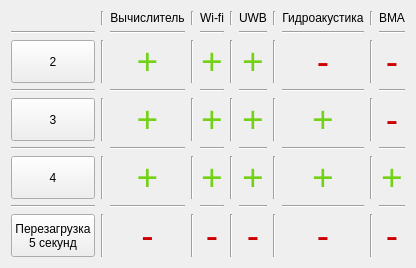
              <widget class="QWidget" name="tab_powerMode">
               <attribute name="title">
                <string>Page</string>
               </attribute>
               <layout class="QGridLayout" name="gridLayout_5">
                <item row="1" column="0">
                 <layout class="QGridLayout" name="gridLayout_4">
                  <item row="8" column="0">
                   <widget class="QPushButton" name="pushButton_powerMode_5">
                    <property name="sizePolicy">
                     <sizepolicy hsizetype="Preferred" vsizetype="Preferred">
                      <horstretch>0</horstretch>
                      <verstretch>0</verstretch>
                     </sizepolicy>
                    </property>
                    <property name="text">
                     <string>Перезагрузка
5 секунд</string>
                    </property>
                   </widget>
                  </item>
                  <item row="4" column="6">
                   <widget class="QLabel" name="label_29">
                    <property name="text">
                     <string>&lt;html&gt;&lt;head/&gt;&lt;body&gt;&lt;p align=&quot;center&quot;&gt;&lt;span style=&quot; font-size:28pt; color:#73d216;&quot;&gt;+&lt;/span&gt;&lt;/p&gt;&lt;/body&gt;&lt;/html&gt;</string>
                    </property>
                    <property name="alignment">
                     <set>Qt::AlignCenter</set>
                    </property>
                    <property name="wordWrap">
                     <bool>false</bool>
                    </property>
                   </widget>
                  </item>
                  <item row="6" column="3">
                   <widget class="Line" name="line_69">
                    <property name="orientation">
                     <enum>Qt::Vertical</enum>
                    </property>
                   </widget>
                  </item>
                  <item row="6" column="2">
                   <widget class="QLabel" name="label_30">
                    <property name="text">
                     <string>&lt;html&gt;&lt;head/&gt;&lt;body&gt;&lt;p align=&quot;center&quot;&gt;&lt;span style=&quot; font-size:28pt; color:#73d216;&quot;&gt;+&lt;/span&gt;&lt;/p&gt;&lt;/body&gt;&lt;/html&gt;</string>
                    </property>
                    <property name="alignment">
                     <set>Qt::AlignCenter</set>
                    </property>
                    <property name="wordWrap">
                     <bool>false</bool>
                    </property>
                   </widget>
                  </item>
                  <item row="2" column="2">
                   <widget class="QLabel" name="label_24">
                    <property name="text">
                     <string>&lt;html&gt;&lt;head/&gt;&lt;body&gt;&lt;p align=&quot;center&quot;&gt;&lt;span style=&quot; font-size:28pt; color:#73d216;&quot;&gt;+&lt;/span&gt;&lt;/p&gt;&lt;/body&gt;&lt;/html&gt;</string>
                    </property>
                    <property name="alignment">
                     <set>Qt::AlignCenter</set>
                    </property>
                    <property name="wordWrap">
                     <bool>false</bool>
                    </property>
                   </widget>
                  </item>
                  <item row="2" column="1">
                   <widget class="Line" name="line_64">
                    <property name="orientation">
                     <enum>Qt::Vertical</enum>
                    </property>
                   </widget>
                  </item>
                  <item row="6" column="9">
                   <widget class="Line" name="line_86">
                    <property name="orientation">
                     <enum>Qt::Vertical</enum>
                    </property>
                   </widget>
                  </item>
                  <item row="5" column="2">
                   <widget class="Line" name="line_35">
                    <property name="orientation">
                     <enum>Qt::Horizontal</enum>
                    </property>
                   </widget>
                  </item>
                  <item row="1" column="6">
                   <widget class="Line" name="line_25">
                    <property name="orientation">
                     <enum>Qt::Horizontal</enum>
                    </property>
                   </widget>
                  </item>
                  <item row="2" column="9">
                   <widget class="Line" name="line_84">
                    <property name="orientation">
                     <enum>Qt::Vertical</enum>
                    </property>
                   </widget>
                  </item>
                  <item row="4" column="4">
                   <widget class="QLabel" name="label_28">
                    <property name="text">
                     <string>&lt;html&gt;&lt;head/&gt;&lt;body&gt;&lt;p align=&quot;center&quot;&gt;&lt;span style=&quot; font-size:28pt; color:#73d216;&quot;&gt;+&lt;/span&gt;&lt;/p&gt;&lt;/body&gt;&lt;/html&gt;</string>
                    </property>
                    <property name="alignment">
                     <set>Qt::AlignCenter</set>
                    </property>
                    <property name="wordWrap">
                     <bool>false</bool>
                    </property>
                   </widget>
                  </item>
                  <item row="8" column="9">
                   <widget class="Line" name="line_87">
                    <property name="orientation">
                     <enum>Qt::Vertical</enum>
                    </property>
                   </widget>
                  </item>
                  <item row="5" column="8">
                   <widget class="Line" name="line_38">
                    <property name="orientation">
                     <enum>Qt::Horizontal</enum>
                    </property>
                   </widget>
                  </item>
                  <item row="6" column="10">
                   <widget class="QLabel" name="label_34">
                    <property name="text">
                     <string>&lt;html&gt;&lt;head/&gt;&lt;body&gt;&lt;p align=&quot;center&quot;&gt;&lt;span style=&quot; font-size:28pt; color:#73d216;&quot;&gt;+&lt;/span&gt;&lt;/p&gt;&lt;/body&gt;&lt;/html&gt;</string>
                    </property>
                    <property name="alignment">
                     <set>Qt::AlignCenter</set>
                    </property>
                    <property name="wordWrap">
                     <bool>false</bool>
                    </property>
                   </widget>
                  </item>
                  <item row="6" column="5">
                   <widget class="Line" name="line_76">
                    <property name="orientation">
                     <enum>Qt::Vertical</enum>
                    </property>
                   </widget>
                  </item>
                  <item row="2" column="5">
                   <widget class="Line" name="line_74">
                    <property name="orientation">
                     <enum>Qt::Vertical</enum>
                    </property>
                   </widget>
                  </item>
                  <item row="7" column="8">
                   <widget class="Line" name="line_61">
                    <property name="orientation">
                     <enum>Qt::Horizontal</enum>
                    </property>
                   </widget>
                  </item>
                  <item row="7" column="10">
                   <widget class="Line" name="line_62">
                    <property name="orientation">
                     <enum>Qt::Horizontal</enum>
                    </property>
                   </widget>
                  </item>
                  <item row="1" column="0">
                   <widget class="Line" name="line_6">
                    <property name="orientation">
                     <enum>Qt::Horizontal</enum>
                    </property>
                   </widget>
                  </item>
                  <item row="0" column="9">
                   <widget class="Line" name="line_83">
                    <property name="orientation">
                     <enum>Qt::Vertical</enum>
                    </property>
                   </widget>
                  </item>
                  <item row="4" column="2">
                   <widget class="QLabel" name="label_27">
                    <property name="text">
                     <string>&lt;html&gt;&lt;head/&gt;&lt;body&gt;&lt;p align=&quot;center&quot;&gt;&lt;span style=&quot; font-size:28pt; color:#73d216;&quot;&gt;+&lt;/span&gt;&lt;/p&gt;&lt;/body&gt;&lt;/html&gt;</string>
                    </property>
                    <property name="alignment">
                     <set>Qt::AlignCenter</set>
                    </property>
                    <property name="wordWrap">
                     <bool>false</bool>
                    </property>
                   </widget>
                  </item>
                  <item row="2" column="0">
                   <widget class="QPushButton" name="pushButton_powerMode_2">
                    <property name="sizePolicy">
                     <sizepolicy hsizetype="Preferred" vsizetype="Preferred">
                      <horstretch>0</horstretch>
                      <verstretch>0</verstretch>
                     </sizepolicy>
                    </property>
                    <property name="text">
                     <string>2</string>
                    </property>
                   </widget>
                  </item>
                  <item row="5" column="10">
                   <widget class="Line" name="line_56">
                    <property name="orientation">
                     <enum>Qt::Horizontal</enum>
                    </property>
                   </widget>
                  </item>
                  <item row="5" column="4">
                   <widget class="Line" name="line_36">
                    <property name="orientation">
                     <enum>Qt::Horizontal</enum>
                    </property>
                   </widget>
                  </item>
                  <item row="6" column="0">
                   <widget class="QPushButton" name="pushButton_powerMode_4">
                    <property name="sizePolicy">
                     <sizepolicy hsizetype="Preferred" vsizetype="Preferred">
                      <horstretch>0</horstretch>
                      <verstretch>0</verstretch>
                     </sizepolicy>
                    </property>
                    <property name="text">
                     <string>4</string>
                    </property>
                   </widget>
                  </item>
                  <item row="8" column="2">
                   <widget class="QLabel" name="label_49">
                    <property name="text">
                     <string>&lt;html&gt;&lt;head/&gt;&lt;body&gt;&lt;p align=&quot;center&quot;&gt;&lt;span style=&quot; font-size:28pt; color:#cc0000;&quot;&gt;-&lt;/span&gt;&lt;/p&gt;&lt;/body&gt;&lt;/html&gt;</string>
                    </property>
                    <property name="alignment">
                     <set>Qt::AlignCenter</set>
                    </property>
                    <property name="wordWrap">
                     <bool>false</bool>
                    </property>
                   </widget>
                  </item>
                  <item row="4" column="1">
                   <widget class="Line" name="line_65">
                    <property name="orientation">
                     <enum>Qt::Vertical</enum>
                    </property>
                   </widget>
                  </item>
                  <item row="8" column="1">
                   <widget class="Line" name="line_67">
                    <property name="orientation">
                     <enum>Qt::Vertical</enum>
                    </property>
                   </widget>
                  </item>
                  <item row="5" column="0">
                   <widget class="Line" name="line_34">
                    <property name="orientation">
                     <enum>Qt::Horizontal</enum>
                    </property>
                   </widget>
                  </item>
                  <item row="7" column="4">
                   <widget class="Line" name="line_59">
                    <property name="orientation">
                     <enum>Qt::Horizontal</enum>
                    </property>
                   </widget>
                  </item>
                  <item row="7" column="2">
                   <widget class="Line" name="line_58">
                    <property name="orientation">
                     <enum>Qt::Horizontal</enum>
                    </property>
                   </widget>
                  </item>
                  <item row="7" column="0">
                   <widget class="Line" name="line_57">
                    <property name="orientation">
                     <enum>Qt::Horizontal</enum>
                    </property>
                   </widget>
                  </item>
                  <item row="4" column="5">
                   <widget class="Line" name="line_75">
                    <property name="orientation">
                     <enum>Qt::Vertical</enum>
                    </property>
                   </widget>
                  </item>
                  <item row="8" column="7">
                   <widget class="Line" name="line_78">
                    <property name="orientation">
                     <enum>Qt::Vertical</enum>
                    </property>
                   </widget>
                  </item>
                  <item row="1" column="8">
                   <widget class="Line" name="line_26">
                    <property name="orientation">
                     <enum>Qt::Horizontal</enum>
                    </property>
                   </widget>
                  </item>
                  <item row="0" column="7">
                   <widget class="Line" name="line_82">
                    <property name="orientation">
                     <enum>Qt::Vertical</enum>
                    </property>
                   </widget>
                  </item>
                  <item row="1" column="2">
                   <widget class="Line" name="line_23">
                    <property name="orientation">
                     <enum>Qt::Horizontal</enum>
                    </property>
                   </widget>
                  </item>
                  <item row="1" column="4">
                   <widget class="Line" name="line_24">
                    <property name="orientation">
                     <enum>Qt::Horizontal</enum>
                    </property>
                   </widget>
                  </item>
                  <item row="4" column="10">
                   <widget class="QLabel" name="label_44">
                    <property name="text">
                     <string>&lt;html&gt;&lt;head/&gt;&lt;body&gt;&lt;p align=&quot;center&quot;&gt;&lt;span style=&quot; font-size:28pt; color:#cc0000;&quot;&gt;-&lt;/span&gt;&lt;/p&gt;&lt;/body&gt;&lt;/html&gt;</string>
                    </property>
                    <property name="alignment">
                     <set>Qt::AlignCenter</set>
                    </property>
                    <property name="wordWrap">
                     <bool>false</bool>
                    </property>
                   </widget>
                  </item>
                  <item row="4" column="3">
                   <widget class="Line" name="line_70">
                    <property name="orientation">
                     <enum>Qt::Vertical</enum>
                    </property>
                   </widget>
                  </item>
                  <item row="7" column="6">
                   <widget class="Line" name="line_60">
                    <property name="orientation">
                     <enum>Qt::Horizontal</enum>
                    </property>
                   </widget>
                  </item>
                  <item row="3" column="8">
                   <widget class="Line" name="line_32">
                    <property name="orientation">
                     <enum>Qt::Horizontal</enum>
                    </property>
                   </widget>
                  </item>
                  <item row="6" column="8">
                   <widget class="QLabel" name="label_33">
                    <property name="text">
                     <string>&lt;html&gt;&lt;head/&gt;&lt;body&gt;&lt;p align=&quot;center&quot;&gt;&lt;span style=&quot; font-size:28pt; color:#73d216;&quot;&gt;+&lt;/span&gt;&lt;/p&gt;&lt;/body&gt;&lt;/html&gt;</string>
                    </property>
                    <property name="alignment">
                     <set>Qt::AlignCenter</set>
                    </property>
                    <property name="wordWrap">
                     <bool>false</bool>
                    </property>
                   </widget>
                  </item>
                  <item row="0" column="2">
                   <widget class="QLabel" name="label_23">
                    <property name="text">
                     <string>Вычислитель</string>
                    </property>
                    <property name="alignment">
                     <set>Qt::AlignCenter</set>
                    </property>
                   </widget>
                  </item>
                  <item row="0" column="10">
                   <widget class="QLabel" name="label_22">
                    <property name="text">
                     <string>ВМА</string>
                    </property>
                    <property name="alignment">
                     <set>Qt::AlignCenter</set>
                    </property>
                   </widget>
                  </item>
                  <item row="4" column="7">
                   <widget class="Line" name="line_80">
                    <property name="orientation">
                     <enum>Qt::Vertical</enum>
                    </property>
                   </widget>
                  </item>
                  <item row="3" column="2">
                   <widget class="Line" name="line_29">
                    <property name="orientation">
                     <enum>Qt::Horizontal</enum>
                    </property>
                   </widget>
                  </item>
                  <item row="4" column="9">
                   <widget class="Line" name="line_85">
                    <property name="orientation">
                     <enum>Qt::Vertical</enum>
                    </property>
                   </widget>
                  </item>
                  <item row="2" column="7">
                   <widget class="Line" name="line_81">
                    <property name="orientation">
                     <enum>Qt::Vertical</enum>
                    </property>
                   </widget>
                  </item>
                  <item row="2" column="4">
                   <widget class="QLabel" name="label_25">
                    <property name="text">
                     <string>&lt;html&gt;&lt;head/&gt;&lt;body&gt;&lt;p align=&quot;center&quot;&gt;&lt;span style=&quot; font-size:28pt; color:#73d216;&quot;&gt;+&lt;/span&gt;&lt;/p&gt;&lt;/body&gt;&lt;/html&gt;</string>
                    </property>
                    <property name="alignment">
                     <set>Qt::AlignCenter</set>
                    </property>
                    <property name="wordWrap">
                     <bool>false</bool>
                    </property>
                   </widget>
                  </item>
                  <item row="8" column="5">
                   <widget class="Line" name="line_77">
                    <property name="orientation">
                     <enum>Qt::Vertical</enum>
                    </property>
                   </widget>
                  </item>
                  <item row="4" column="0">
                   <widget class="QPushButton" name="pushButton_powerMode_3">
                    <property name="sizePolicy">
                     <sizepolicy hsizetype="Preferred" vsizetype="Preferred">
                      <horstretch>0</horstretch>
                      <verstretch>0</verstretch>
                     </sizepolicy>
                    </property>
                    <property name="text">
                     <string>3</string>
                    </property>
                   </widget>
                  </item>
                  <item row="0" column="5">
                   <widget class="Line" name="line_73">
                    <property name="orientation">
                     <enum>Qt::Vertical</enum>
                    </property>
                   </widget>
                  </item>
                  <item row="8" column="3">
                   <widget class="Line" name="line_68">
                    <property name="orientation">
                     <enum>Qt::Vertical</enum>
                    </property>
                   </widget>
                  </item>
                  <item row="0" column="4">
                   <widget class="QLabel" name="label_20">
                    <property name="text">
                     <string>Wi-fi</string>
                    </property>
                    <property name="alignment">
                     <set>Qt::AlignCenter</set>
                    </property>
                   </widget>
                  </item>
                  <item row="6" column="4">
                   <widget class="QLabel" name="label_31">
                    <property name="text">
                     <string>&lt;html&gt;&lt;head/&gt;&lt;body&gt;&lt;p align=&quot;center&quot;&gt;&lt;span style=&quot; font-size:28pt; color:#73d216;&quot;&gt;+&lt;/span&gt;&lt;/p&gt;&lt;/body&gt;&lt;/html&gt;</string>
                    </property>
                    <property name="alignment">
                     <set>Qt::AlignCenter</set>
                    </property>
                    <property name="wordWrap">
                     <bool>false</bool>
                    </property>
                   </widget>
                  </item>
                  <item row="8" column="6">
                   <widget class="QLabel" name="label_47">
                    <property name="text">
                     <string>&lt;html&gt;&lt;head/&gt;&lt;body&gt;&lt;p align=&quot;center&quot;&gt;&lt;span style=&quot; font-size:28pt; color:#cc0000;&quot;&gt;-&lt;/span&gt;&lt;/p&gt;&lt;/body&gt;&lt;/html&gt;</string>
                    </property>
                    <property name="alignment">
                     <set>Qt::AlignCenter</set>
                    </property>
                    <property name="wordWrap">
                     <bool>false</bool>
                    </property>
                   </widget>
                  </item>
                  <item row="3" column="4">
                   <widget class="Line" name="line_30">
                    <property name="orientation">
                     <enum>Qt::Horizontal</enum>
                    </property>
                   </widget>
                  </item>
                  <item row="8" column="10">
                   <widget class="QLabel" name="label_45">
                    <property name="text">
                     <string>&lt;html&gt;&lt;head/&gt;&lt;body&gt;&lt;p align=&quot;center&quot;&gt;&lt;span style=&quot; font-size:28pt; color:#cc0000;&quot;&gt;-&lt;/span&gt;&lt;/p&gt;&lt;/body&gt;&lt;/html&gt;</string>
                    </property>
                    <property name="alignment">
                     <set>Qt::AlignCenter</set>
                    </property>
                    <property name="wordWrap">
                     <bool>false</bool>
                    </property>
                   </widget>
                  </item>
                  <item row="0" column="8">
                   <widget class="QLabel" name="label_19">
                    <property name="text">
                     <string>Гидроакустика</string>
                    </property>
                    <property name="alignment">
                     <set>Qt::AlignCenter</set>
                    </property>
                   </widget>
                  </item>
                  <item row="2" column="8">
                   <widget class="QLabel" name="label_42">
                    <property name="text">
                     <string>&lt;html&gt;&lt;head/&gt;&lt;body&gt;&lt;p align=&quot;center&quot;&gt;&lt;span style=&quot; font-size:28pt; color:#cc0000;&quot;&gt;-&lt;/span&gt;&lt;/p&gt;&lt;/body&gt;&lt;/html&gt;</string>
                    </property>
                    <property name="alignment">
                     <set>Qt::AlignCenter</set>
                    </property>
                    <property name="wordWrap">
                     <bool>false</bool>
                    </property>
                   </widget>
                  </item>
                  <item row="6" column="6">
                   <widget class="QLabel" name="label_32">
                    <property name="text">
                     <string>&lt;html&gt;&lt;head/&gt;&lt;body&gt;&lt;p align=&quot;center&quot;&gt;&lt;span style=&quot; font-size:28pt; color:#73d216;&quot;&gt;+&lt;/span&gt;&lt;/p&gt;&lt;/body&gt;&lt;/html&gt;</string>
                    </property>
                    <property name="alignment">
                     <set>Qt::AlignCenter</set>
                    </property>
                    <property name="wordWrap">
                     <bool>false</bool>
                    </property>
                   </widget>
                  </item>
                  <item row="3" column="6">
                   <widget class="Line" name="line_31">
                    <property name="orientation">
                     <enum>Qt::Horizontal</enum>
                    </property>
                   </widget>
                  </item>
                  <item row="3" column="10">
                   <widget class="Line" name="line_33">
                    <property name="orientation">
                     <enum>Qt::Horizontal</enum>
                    </property>
                   </widget>
                  </item>
                  <item row="6" column="1">
                   <widget class="Line" name="line_66">
                    <property name="orientation">
                     <enum>Qt::Vertical</enum>
                    </property>
                   </widget>
                  </item>
                  <item row="2" column="10">
                   <widget class="QLabel" name="label_43">
                    <property name="text">
                     <string>&lt;html&gt;&lt;head/&gt;&lt;body&gt;&lt;p align=&quot;center&quot;&gt;&lt;span style=&quot; font-size:28pt; color:#cc0000;&quot;&gt;-&lt;/span&gt;&lt;/p&gt;&lt;/body&gt;&lt;/html&gt;</string>
                    </property>
                    <property name="alignment">
                     <set>Qt::AlignCenter</set>
                    </property>
                    <property name="wordWrap">
                     <bool>false</bool>
                    </property>
                   </widget>
                  </item>
                  <item row="2" column="6">
                   <widget class="QLabel" name="label_26">
                    <property name="text">
                     <string>&lt;html&gt;&lt;head/&gt;&lt;body&gt;&lt;p align=&quot;center&quot;&gt;&lt;span style=&quot; font-size:28pt; color:#73d216;&quot;&gt;+&lt;/span&gt;&lt;/p&gt;&lt;/body&gt;&lt;/html&gt;</string>
                    </property>
                    <property name="alignment">
                     <set>Qt::AlignCenter</set>
                    </property>
                    <property name="wordWrap">
                     <bool>false</bool>
                    </property>
                   </widget>
                  </item>
                  <item row="2" column="3">
                   <widget class="Line" name="line_71">
                    <property name="orientation">
                     <enum>Qt::Vertical</enum>
                    </property>
                   </widget>
                  </item>
                  <item row="0" column="1">
                   <widget class="Line" name="line_63">
                    <property name="orientation">
                     <enum>Qt::Vertical</enum>
                    </property>
                   </widget>
                  </item>
                  <item row="4" column="8">
                   <widget class="QLabel" name="label_35">
                    <property name="text">
                     <string>&lt;html&gt;&lt;head/&gt;&lt;body&gt;&lt;p align=&quot;center&quot;&gt;&lt;span style=&quot; font-size:28pt; color:#73d216;&quot;&gt;+&lt;/span&gt;&lt;/p&gt;&lt;/body&gt;&lt;/html&gt;</string>
                    </property>
                    <property name="alignment">
                     <set>Qt::AlignCenter</set>
                    </property>
                    <property name="wordWrap">
                     <bool>false</bool>
                    </property>
                   </widget>
                  </item>
                  <item row="8" column="4">
                   <widget class="QLabel" name="label_48">
                    <property name="text">
                     <string>&lt;html&gt;&lt;head/&gt;&lt;body&gt;&lt;p align=&quot;center&quot;&gt;&lt;span style=&quot; font-size:28pt; color:#cc0000;&quot;&gt;-&lt;/span&gt;&lt;/p&gt;&lt;/body&gt;&lt;/html&gt;</string>
                    </property>
                    <property name="alignment">
                     <set>Qt::AlignCenter</set>
                    </property>
                    <property name="wordWrap">
                     <bool>false</bool>
                    </property>
                   </widget>
                  </item>
                  <item row="0" column="3">
                   <widget class="Line" name="line_72">
                    <property name="orientation">
                     <enum>Qt::Vertical</enum>
                    </property>
                   </widget>
                  </item>
                  <item row="6" column="7">
                   <widget class="Line" name="line_79">
                    <property name="orientation">
                     <enum>Qt::Vertical</enum>
                    </property>
                   </widget>
                  </item>
                  <item row="0" column="6">
                   <widget class="QLabel" name="label_21">
                    <property name="text">
                     <string>UWB</string>
                    </property>
                    <property name="alignment">
                     <set>Qt::AlignCenter</set>
                    </property>
                   </widget>
                  </item>
                  <item row="1" column="10">
                   <widget class="Line" name="line_27">
                    <property name="orientation">
                     <enum>Qt::Horizontal</enum>
                    </property>
                   </widget>
                  </item>
                  <item row="5" column="6">
                   <widget class="Line" name="line_37">
                    <property name="orientation">
                     <enum>Qt::Horizontal</enum>
                    </property>
                   </widget>
                  </item>
                  <item row="3" column="0">
                   <widget class="Line" name="line_28">
                    <property name="orientation">
                     <enum>Qt::Horizontal</enum>
                    </property>
                   </widget>
                  </item>
                  <item row="8" column="8">
                   <widget class="QLabel" name="label_46">
                    <property name="text">
                     <string>&lt;html&gt;&lt;head/&gt;&lt;body&gt;&lt;p align=&quot;center&quot;&gt;&lt;span style=&quot; font-size:28pt; color:#cc0000;&quot;&gt;-&lt;/span&gt;&lt;/p&gt;&lt;/body&gt;&lt;/html&gt;</string>
                    </property>
                    <property name="alignment">
                     <set>Qt::AlignCenter</set>
                    </property>
                    <property name="wordWrap">
                     <bool>false</bool>
                    </property>
                   </widget>
                  </item>
                 </layout>
                </item>
               </layout>
              </widget>
